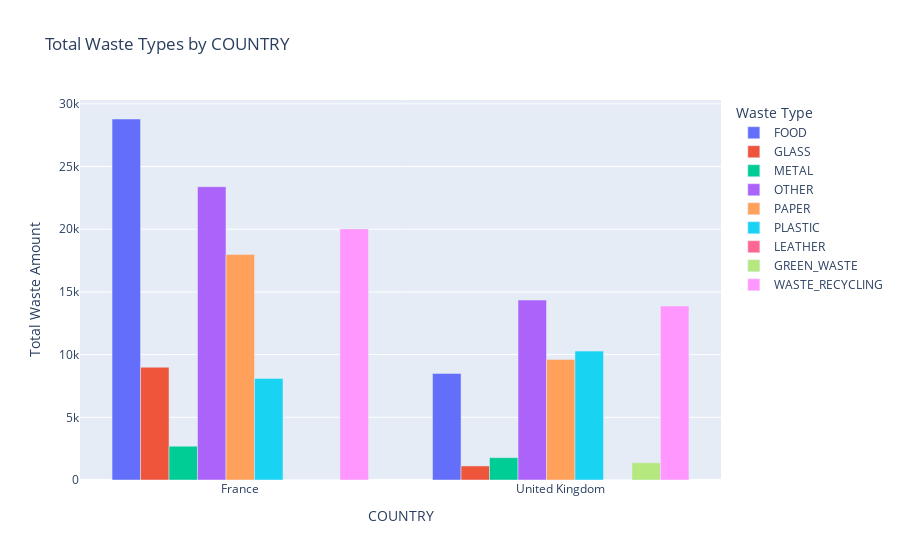

Source (notebook cell):
### Code cell
filtered_data = data[data['COUNTRY'].isin(['United Kingdom', 'France'])]

total_waste = filtered_data.groupby('COUNTRY')[['FOOD', 'GLASS', 'METAL', 'OTHER', 'PAPER', 'PLASTIC', 'LEATHER', 'GREEN_WASTE', 'WASTE_RECYCLING']].sum().reset_index()

# Atık türlerini ülkelere göre karşılaştıran etkileşimli bar grafik
fig_total = px.bar(total_waste, x='COUNTRY', y=['FOOD', 'GLASS', 'METAL', 'OTHER', 'PAPER', 'PLASTIC', 'LEATHER', 'GREEN_WASTE', 'WASTE_RECYCLING'],
                  title='Total Waste Types by COUNTRY',
                  labels={'value': 'Total Waste Amount', 'variable': 'Waste Type'},
                  color='variable',
                  barmode='group')

fig_total.update_layout(xaxis_title='COUNTRY', yaxis_title='Total Waste Amount')
fig_total.show()

### Figure 1 — Plotly figure (JSON) as saved in the notebook; plotly's stock layout.template omitted (floating-point values rounded to 4 significant figures)
{"data": [{"alignmentgroup": "True", "hovertemplate": "Waste Type=FOOD<br>COUNTRY=%{x}<br>Total Waste Amount=%{y}<extra></extra>", "legendgroup": "FOOD", "marker": {"color": "#636efa", "pattern": {"shape": ""}}, "name": "FOOD", "offsetgroup": "FOOD", "orientation": "v", "showlegend": true, "textposition": "auto", "type": "bar", "x": ["France", "United Kingdom"], "xaxis": "x", "y": [28790.0, 8500.0], "yaxis": "y"}, {"alignmentgroup": "True", "hovertemplate": "Waste Type=GLASS<br>COUNTRY=%{x}<br>Total Waste Amount=%{y}<extra></extra>", "legendgroup": "GLASS", "marker": {"color": "#EF553B", "pattern": {"shape": ""}}, "name": "GLASS", "offsetgroup": "GLASS", "orientation": "v", "showlegend": true, "textposition": "auto", "type": "bar", "x": ["France", "United Kingdom"], "xaxis": "x", "y": [8997.0, 1120.0], "yaxis": "y"}, {"alignmentgroup": "True", "hovertemplate": "Waste Type=METAL<br>COUNTRY=%{x}<br>Total Waste Amount=%{y}<extra></extra>", "legendgroup": "METAL", "marker": {"color": "#00cc96", "pattern": {"shape": ""}}, "name": "METAL", "offsetgroup": "METAL", "orientation": "v", "showlegend": true, "textposition": "auto", "type": "bar", "x": ["France", "United Kingdom"], "xaxis": "x", "y": [2699.0, 1781.0], "yaxis": "y"}, {"alignmentgroup": "True", "hovertemplate": "Waste Type=OTHER<br>COUNTRY=%{x}<br>Total Waste Amount=%{y}<extra></extra>", "legendgroup": "OTHER", "marker": {"color": "#ab63fa", "pattern": {"shape": ""}}, "name": "OTHER", "offsetgroup": "OTHER", "orientation": "v", "showlegend": true, "textposition": "auto", "type": "bar", "x": ["France", "United Kingdom"], "xaxis": "x", "y": [23390.0, 14350.0], "yaxis": "y"}, {"alignmentgroup": "True", "hovertemplate": "Waste Type=PAPER<br>COUNTRY=%{x}<br>Total Waste Amount=%{y}<extra></extra>", "legendgroup": "PAPER", "marker": {"color": "#FFA15A", "pattern": {"shape": ""}}, "name": "PAPER", "offsetgroup": "PAPER", "orientation": "v", "showlegend": true, "textposition": "auto", "type": "bar", "x": ["France", "United Kingdom"], "xaxis": "x", "y": [17990.0, 9620.0], "yaxis": "y"}, {"alignmentgroup": "True", "hovertemplate": "Waste Type=PLASTIC<br>COUNTRY=%{x}<br>Total Waste Amount=%{y}<extra></extra>", "legendgroup": "PLASTIC", "marker": {"color": "#19d3f3", "pattern": {"shape": ""}}, "name": "PLASTIC", "offsetgroup": "PLASTIC", "orientation": "v", "showlegend": true, "textposition": "auto", "type": "bar", "x": ["France", "United Kingdom"], "xaxis": "x", "y": [8097.0, 10280.0], "yaxis": "y"}, {"alignmentgroup": "True", "hovertemplate": "Waste Type=LEATHER<br>COUNTRY=%{x}<br>Total Waste Amount=%{y}<extra></extra>", "legendgroup": "LEATHER", "marker": {"color": "#FF6692", "pattern": {"shape": ""}}, "name": "LEATHER", "offsetgroup": "LEATHER", "orientation": "v", "showlegend": true, "textposition": "auto", "type": "bar", "x": ["France", "United Kingdom"], "xaxis": "x", "y": [0, 0], "yaxis": "y"}, {"alignmentgroup": "True", "hovertemplate": "Waste Type=GREEN_WASTE<br>COUNTRY=%{x}<br>Total Waste Amount=%{y}<extra></extra>", "legendgroup": "GREEN_WASTE", "marker": {"color": "#B6E880", "pattern": {"shape": ""}}, "name": "GREEN_WASTE", "offsetgroup": "GREEN_WASTE", "orientation": "v", "showlegend": true, "textposition": "auto", "type": "bar", "x": ["France", "United Kingdom"], "xaxis": "x", "y": [0, 1374.0], "yaxis": "y"}, {"alignmentgroup": "True", "hovertemplate": "Waste Type=WASTE_RECYCLING<br>COUNTRY=%{x}<br>Total Waste Amount=%{y}<extra></extra>", "legendgroup": "WASTE_RECYCLING", "marker": {"color": "#FF97FF", "pattern": {"shape": ""}}, "name": "WASTE_RECYCLING", "offsetgroup": "WASTE_RECYCLING", "orientation": "v", "showlegend": true, "textposition": "auto", "type": "bar", "x": ["France", "United Kingdom"], "xaxis": "x", "y": [20030.0, 13870.0], "yaxis": "y"}], "layout": {"barmode": "group", "legend": {"title": {"text": "Waste Type"}, "tracegroupgap": 0}, "title": {"text": "Total Waste Types by COUNTRY"}, "xaxis": {"anchor": "y", "domain": [0, 1], "title": {"text": "COUNTRY"}}, "yaxis": {"anchor": "x", "domain": [0, 1], "title": {"text": "Total Waste Amount"}}}}
